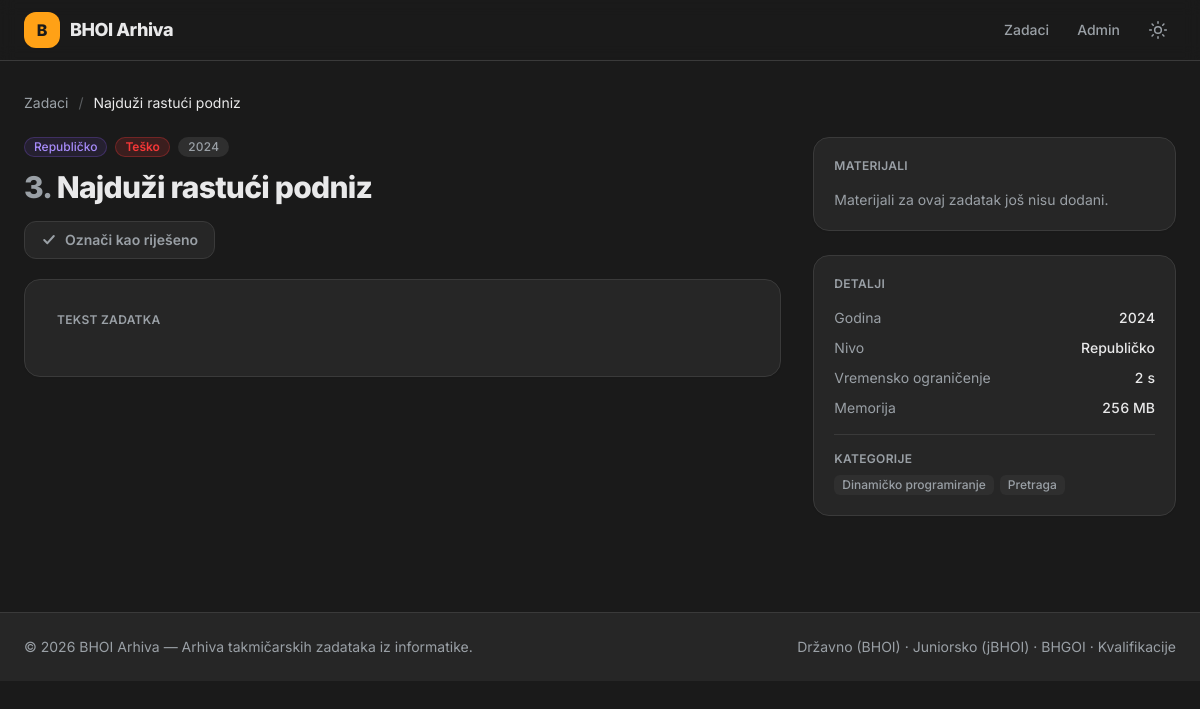
Screenshot of /task.php?id=2 with the database file from the repository.
### tables this page shows
CREATE TABLE `tasks` (
    `id`             INT UNSIGNED NOT NULL AUTO_INCREMENT,
    `title`          VARCHAR(200) NOT NULL,
    `slug`           VARCHAR(220) NOT NULL,
    `statement`      MEDIUMTEXT NULL,                  
    `year`           SMALLINT UNSIGNED NOT NULL,
    `level_id`       INT UNSIGNED NOT NULL,
    `difficulty`     ENUM('Lako','Srednje','Teško') NOT NULL DEFAULT 'Srednje',
                                                       
    `difficulty_rating` TINYINT UNSIGNED NOT NULL DEFAULT 5,  
    `problem_index`  VARCHAR(10) NULL,                 
    `time_limit_ms`  INT UNSIGNED NULL,
    `memory_limit_mb`INT UNSIGNED NULL,
    `pdf_path`       VARCHAR(255) NULL,                
    `tests_path`     VARCHAR(255) NULL,                
    `created_at`     TIMESTAMP NOT NULL DEFAULT CURRENT_TIMESTAMP,
    `updated_at`     TIMESTAMP NOT NULL DEFAULT CURRENT_TIMESTAMP ON UPDATE CURRENT_TIMESTAMP,
    PRIMARY KEY (`id`),
    UNIQUE KEY `uq_tasks_slug` (`slug`),
    KEY `idx_tasks_year` (`year`),
    KEY `idx_tasks_level` (`level_id`),
    KEY `idx_tasks_difficulty` (`difficulty`),
    KEY `idx_tasks_difficulty_rating` (`difficulty_rating`),
    CONSTRAINT `fk_tasks_level`
        FOREIGN KEY (`level_id`) REFERENCES `levels` (`id`)
        ON UPDATE CASCADE ON DELETE RESTRICT
);

CREATE TABLE `levels` (
    `id`         INT UNSIGNED NOT NULL AUTO_INCREMENT,
    `name`       VARCHAR(100) NOT NULL,
    `slug`       VARCHAR(100) NOT NULL,
    `sort_order` TINYINT UNSIGNED NOT NULL DEFAULT 0,  
    PRIMARY KEY (`id`),
    UNIQUE KEY `uq_levels_slug` (`slug`),
    UNIQUE KEY `uq_levels_name` (`name`)
);

CREATE TABLE `tags` (
    `id`   INT UNSIGNED NOT NULL AUTO_INCREMENT,
    `name` VARCHAR(80) NOT NULL,
    `slug` VARCHAR(80) NOT NULL,
    PRIMARY KEY (`id`),
    UNIQUE KEY `uq_tags_slug` (`slug`),
    UNIQUE KEY `uq_tags_name` (`name`)
);

### includes/bootstrap.php (called while the page is built, shortened)
<?php
function e(?string $value): string
{
    return htmlspecialchars($value ?? '', ENT_QUOTES | ENT_SUBSTITUTE, 'UTF-8');
}
function url(string $path = ''): string
{
    return BASE_URL . '/' . ltrim($path, '/');
}
function level_badge(string $slug): string
{
    return match ($slug) {
        'drzavno-bhoi' => 'bg-rose-500/10 text-rose-600 dark:text-rose-400 ring-rose-500/25',
        'jbhoi'        => 'bg-violet-500/10 text-violet-600 dark:text-violet-400 ring-violet-500/25',
        'bhgoi'        => 'bg-fuchsia-500/10 text-fuchsia-600 dark:text-fuchsia-400 ring-fuchsia-500/25',
        'kvalifikacije'=> 'bg-sky-500/10 text-sky-600 dark:text-sky-400 ring-sky-500/25',
        'kantonalno'   => 'bg-sky-500/10 text-sky-600 dark:text-sky-400 ring-sky-500/25',
        'regionalno'   => 'bg-emerald-500/10 text-emerald-600 dark:text-emerald-400 ring-emerald-500/25',
        'federalno'    => 'bg-amber-500/10 text-amber-600 dark:text-amber-400 ring-amber-500/25',
        'republicko'   => 'bg-violet-500/10 text-violet-600 dark:text-violet-400 ring-violet-500/25',
        default        => 'bg-elevated text-muted ring-line',
    };
}
function difficulty_badge(string $difficulty): string
{
    return match ($difficulty) {
        'Lako'    => 'bg-easy/15 text-easy ring-easy/30',
        'Srednje' => 'bg-medium/15 text-medium ring-medium/30',
        'Teško'   => 'bg-hard/15 text-hard ring-hard/30',
        default   => 'bg-elevated text-muted ring-line',
    };
}

### task.php (the view, shortened to what this page needs)
<?php
require_once __DIR__ . '/includes/bootstrap.php';
$id = filter_input(INPUT_GET, 'id', FILTER_VALIDATE_INT);
$pdo = db();
$stmt = $pdo->prepare("
    SELECT t.*, l.name AS level_name, l.slug AS level_slug
    FROM tasks t
    JOIN levels l ON l.id = t.level_id
    WHERE t.id = ?
    LIMIT 1
");
$stmt->execute([$id]);
$task = $stmt->fetch();
$tagStmt = $pdo->prepare("
    SELECT tg.name, tg.slug
    FROM task_tags tt
    JOIN tags tg ON tg.id = tt.tag_id
    WHERE tt.task_id = ?
    ORDER BY tg.name
");
$tagStmt->execute([$id]);
$tags = $tagStmt->fetchAll();
$solStmt = $pdo->prepare("
    SELECT id, language, original_name, file_size, author
    FROM solutions
    WHERE task_id = ?
    ORDER BY language, original_name
");
$solStmt->execute([$id]);
$solutions = $solStmt->fetchAll();
require __DIR__ . '/includes/header.php';
?>
<nav class="mb-6 text-sm text-muted">
    <a href="<?= e(url('index.php')) ?>" class="transition hover:text-accent">Zadaci</a>
    <span class="mx-1.5 opacity-50">/</span>
    <span class="text-fg"><?= e($task['title']) ?></span>
</nav>
<div class="grid grid-cols-1 gap-8 lg:grid-cols-3">
    <article class="lg:col-span-2">
        <header class="mb-5">
            <div class="mb-3 flex flex-wrap items-center gap-2">
                <span class="inline-flex items-center rounded-full px-2.5 py-0.5 text-xs font-medium ring-1 ring-inset <?= level_badge($task['level_slug']) ?>">
                    <?= e($task['level_name']) ?>
                </span>
                <span class="inline-flex items-center rounded-full px-2.5 py-0.5 text-xs font-semibold ring-1 ring-inset <?= difficulty_badge($task['difficulty']) ?>">
                    <?= e($task['difficulty']) ?>
                </span>
                <span class="inline-flex items-center rounded-full bg-elevated px-2.5 py-0.5 text-xs font-medium text-muted tabular-nums">
                    <?= e((string) $task['year']) ?>
                </span>
            </div>
            <h1 class="text-3xl font-extrabold tracking-tight text-fg">
                <?php if ($task['problem_index'] !== null && $task['problem_index'] !== ''): ?>
                    <span class="text-muted"><?= e($task['problem_index']) ?>.</span>
                <?php endif; ?>
                <?= e($task['title']) ?>
            </h1>
            <button id="mark-done" type="button" data-id="<?= (int) $task['id'] ?>"
                    class="mt-4 inline-flex items-center gap-2 rounded-xl border border-line bg-card px-4 py-2 text-sm font-semibold text-muted transition hover:border-done/50 hover:text-fg">
                <svg class="h-4 w-4" viewBox="0 0 20 20" fill="none" stroke="currentColor" stroke-width="2.5"><path stroke-linecap="round" stroke-linejoin="round" d="M4 10l4 4 8-9"/></svg>
                <span id="mark-done-label">Označi kao riješeno</span>
            </button>
        </header>
        <div class="rounded-2xl border border-line bg-card p-6 shadow-sm sm:p-8">
            <h2 class="mb-4 text-xs font-semibold uppercase tracking-wide text-muted">Tekst zadatka</h2>
        </div>
    </article>
    <aside class="space-y-6">
        <div class="rounded-2xl border border-line bg-card p-5 shadow-sm">
            <h2 class="mb-4 text-xs font-semibold uppercase tracking-wide text-muted">Materijali</h2>
            <?php if (!$task['pdf_path'] && !$task['tests_path'] && !$solutions): ?>
                <p class="text-sm text-muted">Materijali za ovaj zadatak još nisu dodani.</p>
            <?php endif; ?>
        </div>
        <div class="rounded-2xl border border-line bg-card p-5 shadow-sm">
            <h2 class="mb-4 text-xs font-semibold uppercase tracking-wide text-muted">Detalji</h2>
            <dl class="space-y-2.5 text-sm">
                <div class="flex justify-between gap-4">
                    <dt class="text-muted">Godina</dt>
                    <dd class="font-medium text-fg tabular-nums"><?= e((string) $task['year']) ?></dd>
                </div>
                <div class="flex justify-between gap-4">
                    <dt class="text-muted">Nivo</dt>
                    <dd class="font-medium text-fg"><?= e($task['level_name']) ?></dd>
                </div>
                <?php if ($task['time_limit_ms']): ?>
                <div class="flex justify-between gap-4">
                    <dt class="text-muted">Vremensko ograničenje</dt>
                    <dd class="font-medium text-fg tabular-nums"><?= e((string) ($task['time_limit_ms'] / 1000)) ?> s</dd>
                </div>
                <?php endif; ?>
                <?php if ($task['memory_limit_mb']): ?>
                <div class="flex justify-between gap-4">
                    <dt class="text-muted">Memorija</dt>
                    <dd class="font-medium text-fg tabular-nums"><?= e((string) $task['memory_limit_mb']) ?> MB</dd>
                </div>
                <?php endif; ?>
            </dl>
            <?php if ($tags): ?>
                <div class="mt-4 border-t border-line pt-4">
                    <p class="mb-2 text-xs font-semibold uppercase tracking-wide text-muted">Kategorije</p>
                    <div class="flex flex-wrap gap-1.5">
                        <?php foreach ($tags as $tg): ?>
                            <a href="<?= e(url('index.php?tag=' . urlencode($tg['slug']))) ?>"
                               class="inline-flex items-center rounded-md bg-elevated px-2 py-0.5 text-xs font-medium text-muted transition hover:bg-accent/15 hover:text-accent">
                                <?= e($tg['name']) ?>
                            </a>
                        <?php endforeach; ?>
                    </div>
                </div>
            <?php endif; ?>
        </div>
    </aside>
</div>
<link rel="stylesheet" href="https://cdnjs.cloudflare.com/ajax/libs/highlight.js/11.9.0/styles/github-dark.min.css">
<link rel="stylesheet" href="https://cdn.jsdelivr.net/npm/katex@0.16.9/dist/katex.min.css">
<?php require __DIR__ . '/includes/footer.php'; ?>

### includes/theme_head.php (style rules this page uses)
:root { color-scheme: light; --bg: #f5f6f8; --card: #ffffff; --elevated: #eceef1; --fg: #15181c; --muted: #5b636e; --line: #e3e6ea; }
.dark { color-scheme: dark; --bg: #1a1a1a; --card: #262626; --elevated: #2f2f2f; --fg: #e9e9ea; --muted: #9aa0a6; --line: #3a3a3a; }
body { -webkit-font-smoothing: antialiased; }

### rows the page displays
tasks: title "Najduži rastući podniz", level.name "Republičko", difficulty "Teško", year "2024", problem_index "3", $task['time_limit_ms']/1000 "2", memory_limit_mb "256"
tags: name "Dinamičko programiranje"
tags: name "Pretraga"

### other values shown
APP_NAME "BHOI Arhiva"
